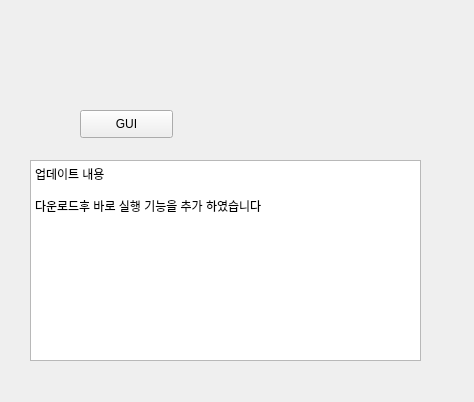
<?xml version="1.0" encoding="UTF-8"?>
<ui version="4.0">
 <class>IDIX_gui</class>
 <widget class="QWidget" name="IDIX_gui">
  <property name="geometry">
   <rect>
    <x>0</x>
    <y>0</y>
    <width>474</width>
    <height>402</height>
   </rect>
  </property>
  <property name="windowTitle">
   <string>Form</string>
  </property>
  <widget class="QPushButton" name="pushButton">
   <property name="geometry">
    <rect>
     <x>80</x>
     <y>110</y>
     <width>93</width>
     <height>28</height>
    </rect>
   </property>
   <property name="text">
    <string>GUI</string>
   </property>
  </widget>
  <widget class="QTextEdit" name="textEdit">
   <property name="geometry">
    <rect>
     <x>30</x>
     <y>160</y>
     <width>391</width>
     <height>201</height>
    </rect>
   </property>
   <property name="html">
    <string>&lt;!DOCTYPE HTML PUBLIC &quot;-//W3C//DTD HTML 4.0//EN&quot; &quot;http://www.w3.org/TR/REC-html40/strict.dtd&quot;&gt;
&lt;html&gt;&lt;head&gt;&lt;meta name=&quot;qrichtext&quot; content=&quot;1&quot; /&gt;&lt;style type=&quot;text/css&quot;&gt;
p, li { white-space: pre-wrap; }
&lt;/style&gt;&lt;/head&gt;&lt;body style=&quot; font-family:'Gulim'; font-size:9pt; font-weight:400; font-style:normal;&quot;&gt;
&lt;p style=&quot; margin-top:0px; margin-bottom:0px; margin-left:0px; margin-right:0px; -qt-block-indent:0; text-indent:0px;&quot;&gt;업데이트 내용 &lt;/p&gt;
&lt;p style=&quot;-qt-paragraph-type:empty; margin-top:0px; margin-bottom:0px; margin-left:0px; margin-right:0px; -qt-block-indent:0; text-indent:0px;&quot;&gt;&lt;br /&gt;&lt;/p&gt;
&lt;p style=&quot; margin-top:0px; margin-bottom:0px; margin-left:0px; margin-right:0px; -qt-block-indent:0; text-indent:0px;&quot;&gt;다운로드후 바로 실행 기능을 추가 하였습니다&lt;/p&gt;&lt;/body&gt;&lt;/html&gt;</string>
   </property>
  </widget>
 </widget>
 <resources/>
 <connections/>
</ui>
